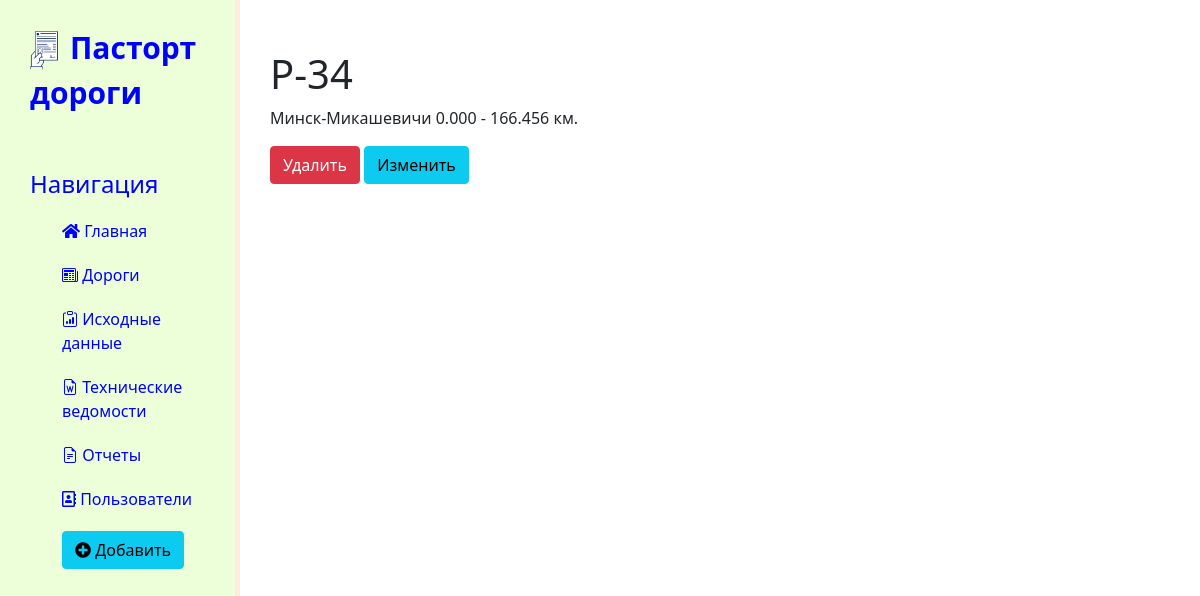
The app's page /news/9 with its own data.
### news/models.py (models this page shows, shortened)
class Articles(models.Model):
    troad = models.CharField('Титул дороги', max_length=10)
    nroad = models.CharField('Тиутльное наименование дороги', max_length=250)
    n_km = models.DecimalField('Начало участка', max_digits=7, decimal_places=3)
    k_km = models.DecimalField('Конец участка', max_digits=7, decimal_places=3)
    class Meta:
        verbose_name = 'Дорога'
        verbose_name_plural = 'Дороги'

### news/views.py (the view)
# urls.py: path('<int:pk>',views.NewsDetailView.as_view(), name='news-datail'),
class NewsDetailView(DetailView):
    model = Articles
    template_name = 'news/detail_view.html'
    context_object_name = 'article'

### news/templates/news/detail_view.html (shortened to what this page needs)
{% extends 'main/layout.html' %}
{% block  content %}
    <div class="features">
        <h1>{{ article.troad }}</h1>
        <p>{{ article.nroad }} {{ article.n_km}} {{'-'}} {{article.k_km }} {{'км.'}}</p>
        <a href="{% url 'news-delete' article.id %}" class="btn btn-danger">Удалить</a>
        <a href="{% url 'news-update' article.id %}" class="btn btn-info">Изменить</a>
    </div>
{% endblock %}

### main/static/main/css/main.css (style rules this page uses)
body { background: #FFFFFF; }
main .features { float: left; margin-top: 50px; margin-left: 30px; }

### records on screen
Articles: troad "Р-34", nroad "Минск-Микашевичи", n_km "0.000", k_km "166.456"

### other values on screen
{{ '-' }} "-"
{{ 'км.' }} "км."
